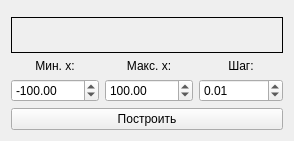
      <widget class="QWidget" name="graph_grid">
       <attribute name="title">
        <string>График</string>
       </attribute>
       <layout class="QVBoxLayout" name="graph_verticalLayout">
        <item>
         <widget class="QCustomPlot" name="customPlot" native="true">
          <property name="sizePolicy">
           <sizepolicy hsizetype="Minimum" vsizetype="Minimum">
            <horstretch>0</horstretch>
            <verstretch>0</verstretch>
           </sizepolicy>
          </property>
         </widget>
        </item>
        <item>
         <widget class="QLabel" name="label_graph">
          <property name="sizePolicy">
           <sizepolicy hsizetype="Expanding" vsizetype="Maximum">
            <horstretch>0</horstretch>
            <verstretch>0</verstretch>
           </sizepolicy>
          </property>
          <property name="styleSheet">
           <string notr="true">border: 1px solid black;
padding: 10px;
</string>
          </property>
          <property name="text">
           <string/>
          </property>
         </widget>
        </item>
        <item>
         <layout class="QGridLayout" name="gridLayout">
          <item row="0" column="1">
           <layout class="QVBoxLayout" name="verticalLayout_2">
            <item>
             <widget class="QLabel" name="label_2">
              <property name="sizePolicy">
               <sizepolicy hsizetype="MinimumExpanding" vsizetype="Maximum">
                <horstretch>0</horstretch>
                <verstretch>0</verstretch>
               </sizepolicy>
              </property>
              <property name="text">
               <string>Макс. x:</string>
              </property>
              <property name="alignment">
               <set>Qt::AlignCenter</set>
              </property>
             </widget>
            </item>
            <item>
             <widget class="QDoubleSpinBox" name="max_x">
              <property name="minimum">
               <double>-100000000000.000000000000000</double>
              </property>
              <property name="maximum">
               <double>100000000000.000000000000000</double>
              </property>
              <property name="value">
               <double>100.000000000000000</double>
              </property>
             </widget>
            </item>
           </layout>
          </item>
          <item row="0" column="0">
           <layout class="QVBoxLayout" name="verticalLayout">
            <item>
             <widget class="QLabel" name="label">
              <property name="sizePolicy">
               <sizepolicy hsizetype="MinimumExpanding" vsizetype="Maximum">
                <horstretch>0</horstretch>
                <verstretch>0</verstretch>
               </sizepolicy>
              </property>
              <property name="text">
               <string>Мин. x:</string>
              </property>
              <property name="alignment">
               <set>Qt::AlignCenter</set>
              </property>
             </widget>
            </item>
            <item>
             <widget class="QDoubleSpinBox" name="min_x">
              <property name="minimum">
               <double>-100000000000.000000000000000</double>
              </property>
              <property name="maximum">
               <double>100000000000.000000000000000</double>
              </property>
              <property name="value">
               <double>-100.000000000000000</double>
              </property>
             </widget>
            </item>
           </layout>
          </item>
          <item row="0" column="2">
           <layout class="QVBoxLayout" name="verticalLayout_3">
            <item>
             <widget class="QLabel" name="label_3">
              <property name="sizePolicy">
               <sizepolicy hsizetype="MinimumExpanding" vsizetype="Maximum">
                <horstretch>0</horstretch>
                <verstretch>0</verstretch>
               </sizepolicy>
              </property>
              <property name="text">
               <string>Шаг:</string>
              </property>
              <property name="alignment">
               <set>Qt::AlignCenter</set>
              </property>
             </widget>
            </item>
            <item>
             <widget class="QDoubleSpinBox" name="step_x">
              <property name="minimum">
               <double>0.000000000000000</double>
              </property>
              <property name="maximum">
               <double>10000000.000000000000000</double>
              </property>
              <property name="singleStep">
               <double>0.000100000000000</double>
              </property>
              <property name="value">
               <double>0.010000000000000</double>
              </property>
             </widget>
            </item>
           </layout>
          </item>
          <item row="1" column="0" colspan="3">
           <widget class="QPushButton" name="draw_graph">
            <property name="text">
             <string>Построить</string>
            </property>
           </widget>
          </item>
         </layout>
        </item>
       </layout>
      </widget>
